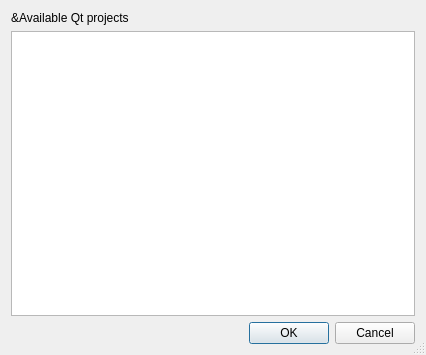
<?xml version="1.0" encoding="UTF-8"?>
<ui version="4.0">
 <class>ProjectChooser</class>
 <widget class="QDialog" name="ProjectChooser">
  <property name="windowModality">
   <enum>Qt::WindowModality::ApplicationModal</enum>
  </property>
  <property name="geometry">
   <rect>
    <x>0</x>
    <y>0</y>
    <width>426</width>
    <height>355</height>
   </rect>
  </property>
  <property name="windowTitle">
   <string>Project chooser</string>
  </property>
  <property name="locale">
   <locale language="English" country="UnitedStates"/>
  </property>
  <property name="sizeGripEnabled">
   <bool>true</bool>
  </property>
  <property name="modal">
   <bool>true</bool>
  </property>
  <layout class="QGridLayout" name="gridLayout">
   <item row="0" column="0">
    <layout class="QVBoxLayout" name="verticalLayout">
     <item>
      <widget class="QLabel" name="label">
       <property name="text">
        <string>&amp;Available Qt projects</string>
       </property>
      </widget>
     </item>
     <item>
      <widget class="QListWidget" name="projectList">
       <property name="currentRow">
        <number>-1</number>
       </property>
      </widget>
     </item>
     <item>
      <widget class="QDialogButtonBox" name="buttonBox">
       <property name="orientation">
        <enum>Qt::Orientation::Horizontal</enum>
       </property>
       <property name="standardButtons">
        <set>QDialogButtonBox::StandardButton::Cancel|QDialogButtonBox::StandardButton::Ok</set>
       </property>
      </widget>
     </item>
    </layout>
   </item>
  </layout>
 </widget>
 <resources/>
 <connections>
  <connection>
   <sender>buttonBox</sender>
   <signal>accepted()</signal>
   <receiver>ProjectChooser</receiver>
   <slot>accept()</slot>
   <hints>
    <hint type="sourcelabel">
     <x>248</x>
     <y>254</y>
    </hint>
    <hint type="destinationlabel">
     <x>157</x>
     <y>274</y>
    </hint>
   </hints>
  </connection>
  <connection>
   <sender>buttonBox</sender>
   <signal>rejected()</signal>
   <receiver>ProjectChooser</receiver>
   <slot>reject()</slot>
   <hints>
    <hint type="sourcelabel">
     <x>316</x>
     <y>260</y>
    </hint>
    <hint type="destinationlabel">
     <x>286</x>
     <y>274</y>
    </hint>
   </hints>
  </connection>
 </connections>
</ui>
